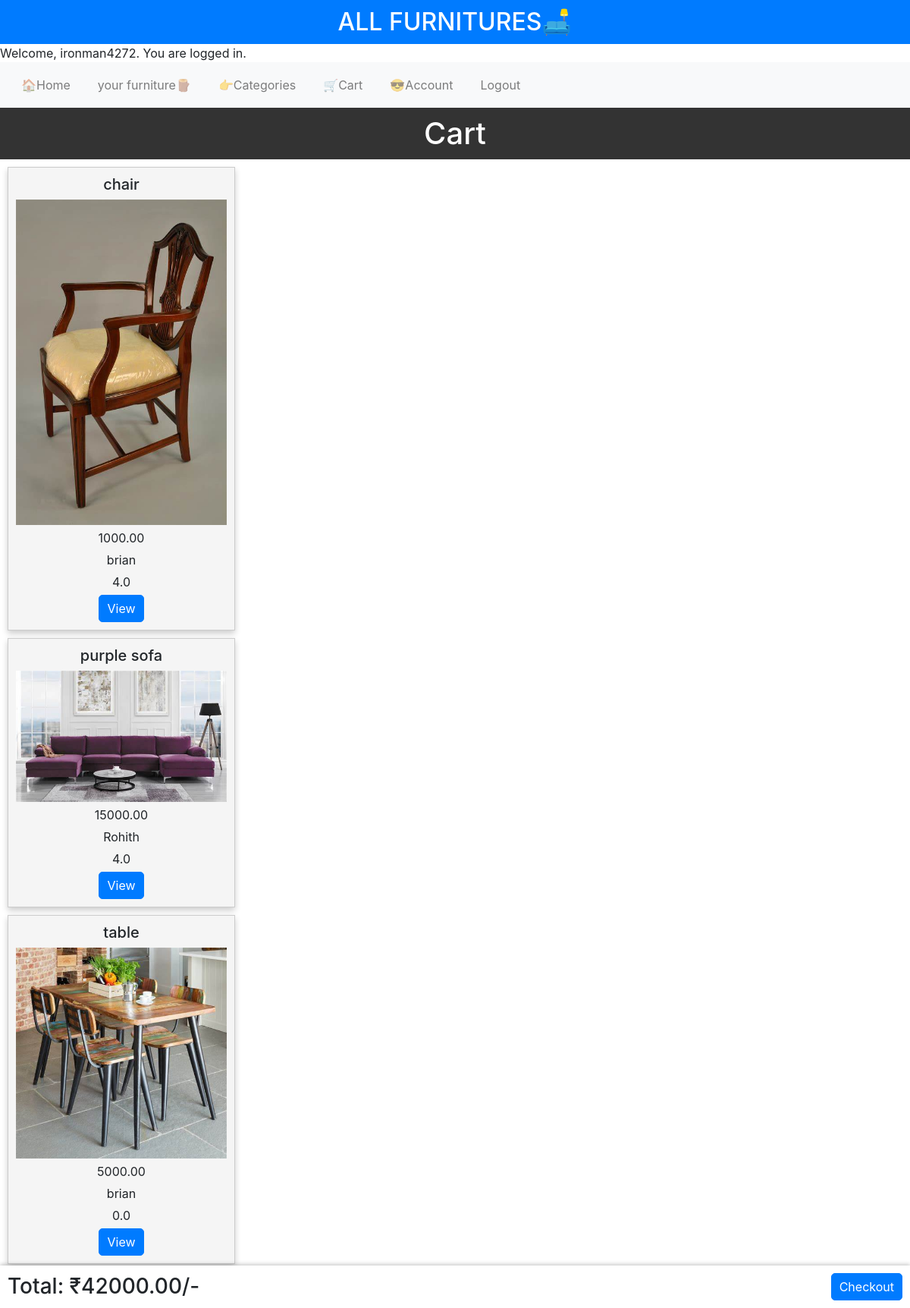
The app's page /Cart (signed in) with its own data.
### allfurnitures/models.py (models this page shows, shortened)
class User(AbstractUser):
    pass

class Cart(models.Model):
    user = models.ForeignKey(User, on_delete=models.CASCADE, related_name="carts")
    furniture = models.ForeignKey(Furniture, on_delete=models.CASCADE, related_name="carts")
    quantity = models.IntegerField(default=1)

class Furniture(models.Model):
    name = models.CharField(max_length=64)
    price = models.DecimalField(max_digits=10, decimal_places=2)
    description = models.TextField()
    image = models.ImageField(upload_to='furnitures', default='allfurnitures/furnitures/default.jpg')
    category = models.CharField(max_length=64)
    user = models.ForeignKey(User, on_delete=models.CASCADE, related_name="furnitures")
    date = models.DateTimeField(auto_now_add=True)
    rating = models.DecimalField(max_digits=2, decimal_places=1, default=0)

### allfurnitures/views.py (the view, shortened to what this page needs)
# urls.py: path("Cart",views.cart,name="Cart"),
@login_required
def cart(request):
    if request.method=="GET":
        carts= request.user.carts.all()
        bill= sum([cart.furniture.price*cart.quantity for cart in carts])
        return render(request, "allfurnitures/cart.html",{
            "carts": request.user.carts.all(),
            "bill": bill
        })

### allfurnitures/templates/allfurnitures/cart.html
{% extends "allfurnitures/layout.html" %}
{% load static %}
{% block body %}
<div>
    <h1>Cart</h1>
    {% for cart in carts %}
    <div class="card_body">
        <h3>{{ cart.furniture.name }}</h3>
        <span>
            <img src="{{ cart.furniture.image.url }}" alt="{{ cart.furniture.name }}">
        </span>
        <p>{{ cart.furniture.price }}</p>
        <p>{{ cart.furniture.user }}</p>
        <p>{{ cart.furniture.rating }}</p>
        <a href="{% url 'furnituredetails' cart.furniture.id %}"  class="btn btn-primary" >View</a>
    </div>
    {% endfor %}
    <br>
    <br>
    <div id="show_bill">
        <h3>Total: ₹{{ bill }}/-</h3>
        <a href="#" class="btn btn-primary">Checkout</a>
    </div>
</div>
{% endblock %}
{% block script %}
 <link href="{% static 'allfurnitures/cart.css' %}" rel="stylesheet" >
{% endblock %}

### allfurnitures/templates/allfurnitures/layout.html (shortened to what this page needs)
{% load static %}
<!DOCTYPE html>
<html lang="en">
<head>
    <link rel="stylesheet" href="https://maxcdn.bootstrapcdn.com/bootstrap/4.5.2/css/bootstrap.min.css">
    <link href="{% static 'allfurnitures/styles.css' %}" rel="stylesheet">
    {% block script %}
    {% endblock %}
</head>
<body>
    <h2>ALL FURNITURES🛋️</h2>
    {% if user.is_authenticated %}
        <p>Welcome, {{ user.username }}. You are logged in.</p>
        <nav class="navbar navbar-expand-lg navbar-light bg-light">
        <ul class="navbar-nav mr-auto">
            <li class="nav-item" ><a class="nav-link" href="{% url 'index' %}">🏠Home</a></li>
            <li class="nav-item"><a class="nav-link" href="{% url 'yourfurniture' %}">your furniture🪵</a></li>
            <li class="nav-item"><a class="nav-link" href="{% url 'categories' %}">👉Categories</a></li>
            <li class="nav-item"><a class="nav-link" href="{% url 'Cart' %}">🛒Cart</a></li>
            <li class="nav-item"><a class="nav-link" href="{% url 'Account' %}">😎Account</a></li>
            <li class="nav-item"><a  class="nav-link" href="{% url 'logout' %}" >Logout</a></li>
        </ul>
        </nav>
     {% else %}
        <a href="{% url 'login' %}" class="btn btn-primary">Login</a>
        <a href="{% url 'register' %}" class="btn btn-primary">Register</a>
    {% endif %}
    {% block body %}
    {% endblock %}
</body>
</html>

### allfurnitures/static/allfurnitures/styles.css (style rules this page uses)
body, h2, p { margin: 0; padding: 0; }
h2 { background-color: #007BFF; color: #fff; padding: 10px; text-align: center; }
.navbar { background-color: #f8f9fa; padding: 10px; }
.navbar ul { list-style: none; display: flex; justify-content: center; margin: 0; padding: 0; }
.navbar li { margin: 0 10px; }
.card_body { width: 300px; padding: 10px; border: 1px solid #ccc; margin: 10px; text-align: center; background-color: #fff; box-shadow: 0 4px 8px rgba(0, 0, 0, 0.2); }
.card_body h3 { font-size: 20px; }
.card_body img { max-width: 100%; height: auto; }
.card_body p { margin: 5px 0; }
.btn-primary { background-color: #007BFF; color: #fff; padding: 5px 10px; text-decoration: none; border-radius: 5px; transition: background-color 0.3s; }

### allfurnitures/static/allfurnitures/cart.css (style rules this page uses)
body, h1, p { margin: 0; padding: 0; }
h1 { background-color: #333; color: #fff; padding: 10px; text-align: center; }
.card_body { width: 300px; padding: 10px; border: 1px solid #ccc; margin: 10px; text-align: center; background-color: #f5f5f5; box-shadow: 0 4px 8px rgba(0, 0, 0, 0.2); }
.card_body h3 { font-size: 20px; }
.card_body img { max-width: 100%; height: auto; }
.card_body p { margin: 5px 0; }
.btn-primary { background-color: #007BFF; color: #fff; padding: 5px 10px; text-decoration: none; border-radius: 5px; transition: background-color 0.3s; }
#show_bill { position: fixed; bottom: 0; left: 0; width: 100%; background-color: #fff; padding: 10px; box-shadow: 0 -2px 5px rgba(0, 0, 0, 0.2); display: flex; justify-content: space-between; align-items: center; }
#show_bill h3 { margin: 0; }

### records on screen
User: username "ironman4272"
Cart: furniture.name "chair", furniture.image (picture), furniture.price "1000.00", furniture.user "brian", furniture.rating "4.0"
Cart: furniture.name "purple sofa", furniture.image (picture), furniture.price "15000.00", furniture.user "Rohith", furniture.rating "4.0"
Cart: furniture.name "table", furniture.image (picture), furniture.price "5000.00", furniture.user "brian", furniture.rating "0.0"

### other values on screen
{{ bill }} "42000.00"
